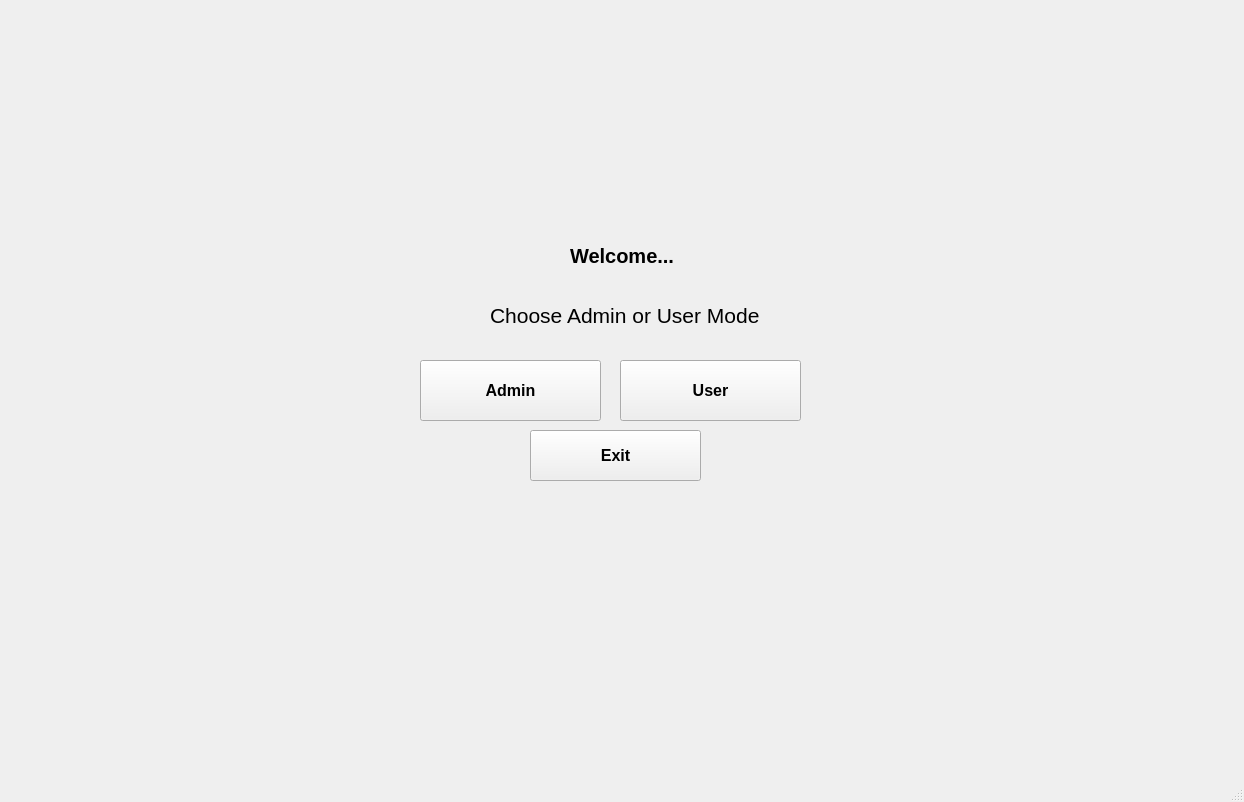
<?xml version="1.0" encoding="UTF-8"?>
<ui version="4.0">
 <class>MainWindow</class>
 <widget class="QMainWindow" name="MainWindow">
  <property name="geometry">
   <rect>
    <x>0</x>
    <y>0</y>
    <width>1244</width>
    <height>802</height>
   </rect>
  </property>
  <property name="windowTitle">
   <string>MainWindow</string>
  </property>
  <widget class="QWidget" name="centralwidget">
   <widget class="QPushButton" name="adminBtn">
    <property name="geometry">
     <rect>
      <x>420</x>
      <y>360</y>
      <width>181</width>
      <height>61</height>
     </rect>
    </property>
    <property name="font">
     <font>
      <pointsize>12</pointsize>
      <bold>true</bold>
     </font>
    </property>
    <property name="autoFillBackground">
     <bool>true</bool>
    </property>
    <property name="text">
     <string>Admin</string>
    </property>
   </widget>
   <widget class="QPushButton" name="userBtn">
    <property name="geometry">
     <rect>
      <x>620</x>
      <y>360</y>
      <width>181</width>
      <height>61</height>
     </rect>
    </property>
    <property name="font">
     <font>
      <pointsize>12</pointsize>
      <bold>true</bold>
     </font>
    </property>
    <property name="text">
     <string>User</string>
    </property>
   </widget>
   <widget class="QLabel" name="label">
    <property name="geometry">
     <rect>
      <x>570</x>
      <y>220</y>
      <width>171</width>
      <height>71</height>
     </rect>
    </property>
    <property name="font">
     <font>
      <pointsize>15</pointsize>
      <bold>true</bold>
     </font>
    </property>
    <property name="text">
     <string>Welcome...</string>
    </property>
   </widget>
   <widget class="QPushButton" name="pushButton_3">
    <property name="geometry">
     <rect>
      <x>530</x>
      <y>430</y>
      <width>171</width>
      <height>51</height>
     </rect>
    </property>
    <property name="font">
     <font>
      <pointsize>12</pointsize>
      <bold>true</bold>
     </font>
    </property>
    <property name="text">
     <string>Exit</string>
    </property>
   </widget>
   <widget class="QLabel" name="label_2">
    <property name="geometry">
     <rect>
      <x>490</x>
      <y>280</y>
      <width>401</width>
      <height>71</height>
     </rect>
    </property>
    <property name="font">
     <font>
      <pointsize>16</pointsize>
      <bold>false</bold>
     </font>
    </property>
    <property name="text">
     <string>Choose Admin or User Mode</string>
    </property>
   </widget>
  </widget>
  <widget class="QMenuBar" name="menubar">
   <property name="geometry">
    <rect>
     <x>0</x>
     <y>0</y>
     <width>1244</width>
     <height>25</height>
    </rect>
   </property>
  </widget>
  <widget class="QStatusBar" name="statusbar"/>
 </widget>
 <resources/>
 <connections>
  <connection>
   <sender>pushButton_3</sender>
   <signal>clicked()</signal>
   <receiver>MainWindow</receiver>
   <slot>close()</slot>
   <hints>
    <hint type="sourcelabel">
     <x>410</x>
     <y>361</y>
    </hint>
    <hint type="destinationlabel">
     <x>406</x>
     <y>415</y>
    </hint>
   </hints>
  </connection>
 </connections>
</ui>
